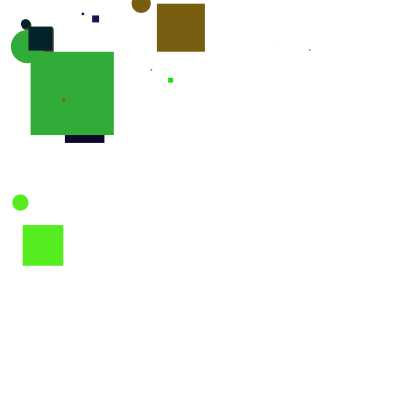
Frame 1 (no input)
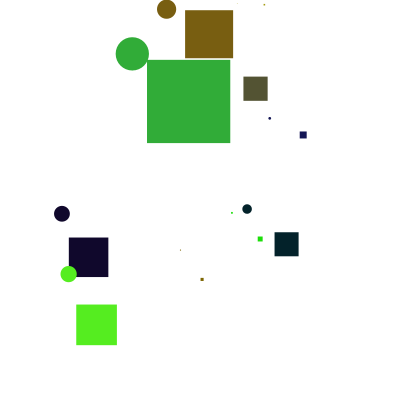
Frame 60 (the mouse pressed at the canvas centre just before this capture)
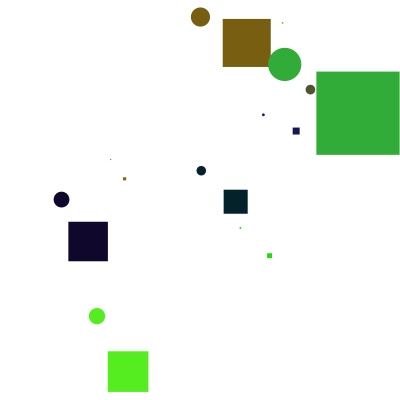
Frame 120 (the mouse held since frame 60 and released just before this capture)

The Processing sketch that drew these frames (run headless with seeded random() and noise(); from frame 60 on, the mouse is pressed at the canvas centre):

// Processing sketch: processing_93686
// ── processing_93686.pde

//sahana kumar
//hw9


float [] xList ={
  
random (0,100),
    random (300,300),
  random (0,100),
  random(10,20),
   random (100,300),
  random (20,100),
random(20,20),
random (100,300),
  random (20,100),
random(20,20),
};

float [] yList={
   random (90,100),
    random (10,100),
     random (20,100),
    random (200,300),
   random (0,100),
  random(10,20),
random (10,100),
    random (20,100),
   random (90,100),
  random(10,20),};
     
float [] zList ={
  
    random (0,100),
    random (0,100),
    random (0,100),
    random (0,100),
    random (0,100),
    random (0,100),
    random (0,100),
    random (0,100),
    random (0,100),
    random (0,100),
};

float [ ] deltaX = {random(0, 12), random(0, 12),
random(0, 12), random(0, 12),
random(0, 12), random(0, 12),
random(0, 12), random(0, 12),
random(0, 12), random(0, 12),
random(0, 12), random(0, 12),
random(0, 12), random(0, 12),
random(0, 12), random(0, 12),
random(0, 12), random(0, 12),
random(0, 12), random(0, 12)
                    };
float [ ] deltaY = {random(0, 12), random(0, 12),
random(0, 12), random(0, 12),
random(0, 12), random(0, 12),
random(0, 12), random(0, 12),
random(0, 12), random(0, 12),
random(0, 12), random(0, 12),
random(0, 12), random(0, 12),
random(0, 12), random(0, 12),
random(0, 12), random(0, 12),
random(0, 12), random(0, 12)};
                    
                    
color [] col = 
{color(random(200), random(100), random(255)),
color(random(200), random(215), random(255)),
color(random(100), random(255), random(100)),
color(random(100), random(255), random(100)),
color(random(200), random(130), random(80)),
color(random(21), random(100), random(100)),
color(random(100), random(255), random(100)),
color(random(100), random(255), random(100)),
color(random(200), random(130), random(80)),
color(random(21), random(100), random(100))};




void setup ()
{
  size (400,400);
  background (122,209,180);
  smooth();
}

void draw ()
{moveFigure();
  for(int i = 0; i < xList.length; i++)
  {
    noStroke();
    fill(col[i]);
  rect(xList[i], yList[i], zList[i], zList[i]);
 ellipse (xList[i]*.9, yList[i]*.9, zList [i]*.4, zList[i]*.4);

}}

void moveFigure()
{
  background(255);
  for(int i = 0; i < xList.length; i++)
  {
    xList[i] = xList[i] + deltaX[i];
    yList[i] = yList[i] + deltaY[i];
    if(xList[i] > width || yList[i] > height || xList[i] < 0 || yList[i] < 0)
    {
      deltaX[i] = -deltaX[i];
      deltaY[i] = -deltaY[i];
    }
  } 
}
